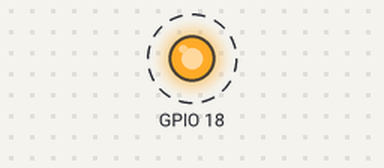
This program was run on a simulated Raspberry Pi (BCM pin numbers). On the bench: output pins drawn as LEDs (lit = HIGH). Dashed ring = blinking. At 8.0 s the program stops and its outputs stay as they are.

Above: at 0.2 s.
Timing chart, 0 to 3.0 s (numbered marks = the images above):
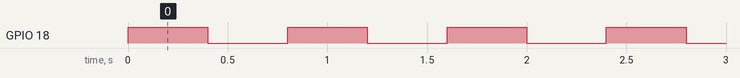

The program:

for_led.py
```python
import RPi.GPIO as gpio
import time

gpio.setmode(gpio.BCM)
gpio.setwarnings(False)
gpio.setup(18,gpio.OUT)

def led_on():
    gpio.output(18,True)
    time.sleep(0.4)

def led_off():
    gpio.output(18,False)
    time.sleep(0.4)

for i in range(0,10):
    led_on()
    led_off()


    
```

Measured:
- by itself, GPIO 18: alternates HIGH for 0.40 s and LOW for 0.40 s, 20 changes in all, then stays LOW
